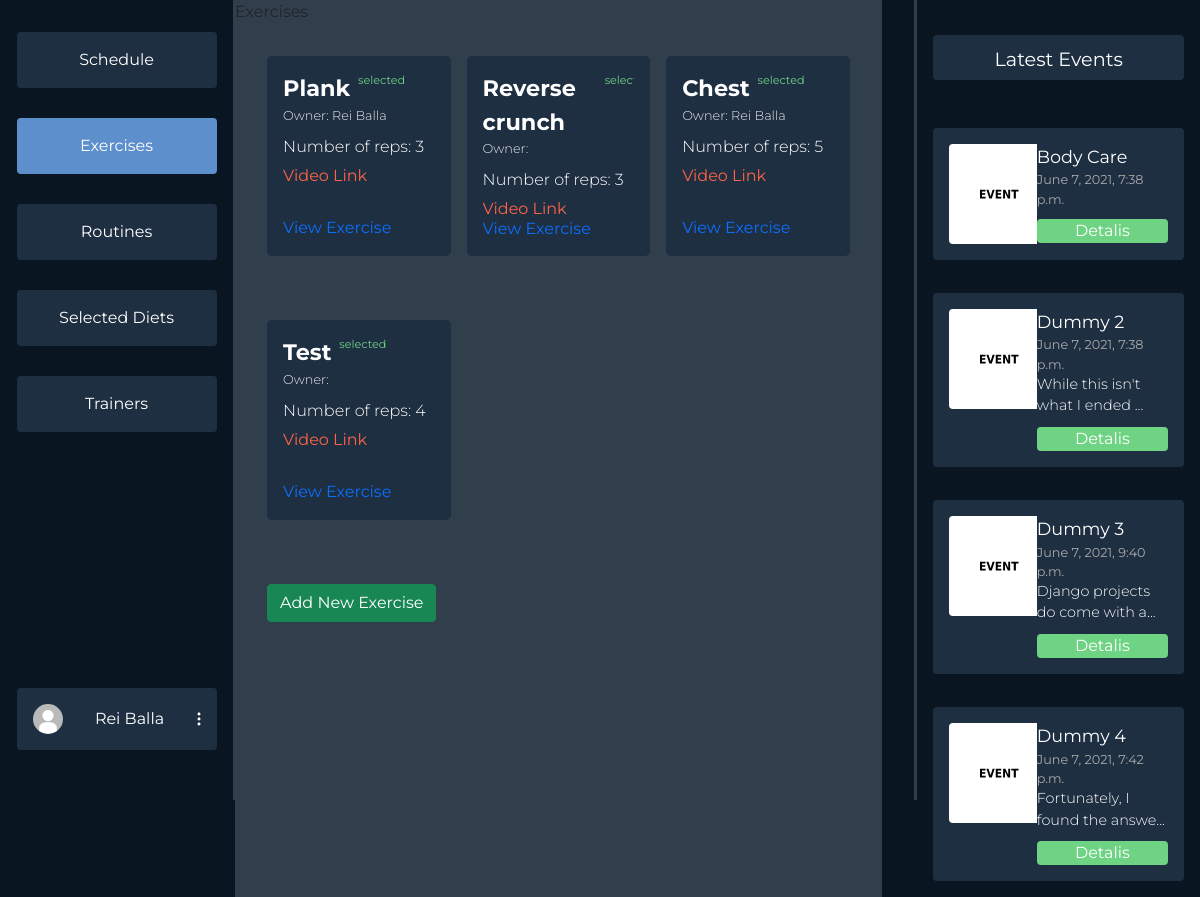
/dashboard/exercises/ (signed in), run on the app's committed database.
### users/models.py (models this page shows, shortened)
class Profile(models.Model):
    user = models.OneToOneField(User, on_delete=models.CASCADE)
    profile_photo = models.ImageField(
        upload_to='media/profiles/', default='profiles/default.jpg')
    height = models.FloatField(default=170.0)
    weight = models.FloatField(default=60.0)
    weight_goal = models.FloatField(default=70.0)
    GENDER_CHOICES = (('F', 'Female'), ('M', 'Male'), ('O', 'Other'))
    gender = models.CharField(
        max_length=9, choices=GENDER_CHOICES, default=GENDER_CHOICES[0])
    FREQUENCY = (
        ('3x', '3 Times a Week'),
        ('4x', '4 Times a Week'),
        ('5x', '5 Times a Week'),
        ('6x', '6 Times a Week'),
    )
    week_frequency = models.CharField(
        max_length=20, choices=FREQUENCY, default=FREQUENCY[0])
    profile_complete = models.BooleanField(default=False)
    selected_diets = models.ManyToManyField(DietPlan, blank=True)
    age = models.IntegerField(null=True)

### dashboards/models.py (models this page shows, shortened)
class Exercise(models.Model):
    owner = models.ForeignKey(User, on_delete=CASCADE,
                              related_name='%(class)s_username', null=True)
    selected_by = models.ManyToManyField(User)
    title = models.CharField(max_length=60, blank=True)
    reps = models.IntegerField(default=3, blank=True)
    desc = models.TextField(blank=True)
    link = models.CharField(max_length=300, blank=True)

class Event(models.Model):
    title = models.CharField(max_length=60, blank=True)
    date = models.DateTimeField(default=datetime.now(), blank=True)
    desc = models.TextField(blank=True)
    thumbnail = models.ImageField(
        upload_to='events/', default='events/default.jpg')

### dashboards/user_views.py (the view)
# urls.py: path('exercises/', user_views.exercises,
@login_required(login_url='login')
def exercises(request):
    events = Event.objects.all()[:4]
    exercises = Exercise.objects.all()
    context = {'options': EXERCISES_NAV,
               'events': events, 'exercises': exercises}
    return render(request, 'dashboards/user/exercises.html', context)

### dashboards/templates/dashboards/user/exercises.html (shortened to what this page needs)
{% extends 'dashboards/user/dashboard.html' %}
{% load static %}
{% block styles %}
<link rel="stylesheet" href="{% static 'css/dashboards/exercises.css' %}">
{% endblock styles %}
{% block middle %}
<div class="showing-where-you-are">
    Exercises
    </div>
<div class="exercises">
{% for exercise in exercises %}
    <div class="exercise-card">
        <div class="left-exercise-card">
            <div class="ex-header">
                <div class="exercise-title">{{exercise.title}}</div>
                {% if user in exercise.selected_by.all  %}
                <span class="">selected</span>
                {% endif %}
            </div>
            {% if exercise.owner.first_name and exercise.owner.last_name %}
            <div class="exercise-owner">Owner: {{exercise.owner.first_name}} {{exercise.owner.last_name}}</div>
            {% else %}
            <div class="exercise-owner">Owner: {{exercise.owner.username}}</div>
            {% endif %}
            <div class="exercise-reps">Number of reps: {{exercise.reps}}</div>
            <div class="exercise-link"><a href="{{exercise.link}}">Video Link</a></div>
        </div>
        <a href="{% url 'userdashboard-exercise-details' exercise.id %}">View Exercise</a>
    </div>
{% endfor %}
</div>
<div class="mt-3" style="margin-left: 2em;">
    <a class="btn btn-success" href="{% url 'create-exercise' %}">Add New Exercise</a>
</div>
{% endblock middle %}

### dashboards/templates/dashboards/user/dashboard.html (shortened to what this page needs)
{% load static %}
<html>
  <head>
    <link href="https://cdn.jsdelivr.net/npm/bootstrap@5.0.1/dist/css/bootstrap.min.css" rel="stylesheet">
    <link rel="stylesheet" href="{% static 'css/dashboards/main.css' %}">
    <link rel="stylesheet" href="https://cdn.jsdelivr.net/npm/bootstrap-select@1.13.14/dist/css/bootstrap-select.min.css">
    {% block styles %}
    {% endblock styles %}
  </head>
  <body>
  {% block content %}
  {% if user.is_authenticated %}
  <div class="mycontainer">
    <div class="navigation">
      <div class="nav-col">
        <div class="options">
          {% for key, item in options.items %}
            {% if item.isActive %}
            <a class="option-active" href="/dashboard/{{item.url}}">{{ item.name }}</a>
            {% else %}
            <a class="option" href="/dashboard/{{item.url}}">{{ item.name }}</a>
            {% endif %}
          {% endfor %}
        </div>
        <div class="profile-wrapper">
          <div class="user-btn">
            <div class="profile-pic"><img src="{{ user.profile.profile_photo.url }}" alt=""></div>
            {% if user.first_name %}
            <span>{{user.get_full_name}}</span>
            {% else %}
            <span>{{user.username}}</span>
            {% endif %}
            <div class="three-dot"><img src="{% static 'svg/3dots.svg' %}" alt=""></div>
          </div>
        </div>
      </div>
      <div class="divider"></div>
    </div>
    <div class="middle">
    {% block middle %}
    {% endblock middle %}
    </div>
    <div class="events-section">
      <div class="divider"></div>
      <div class="events">
        <div class="latest">
          Latest Events
        </div>
        <div class="items overflow-auto">
        {% for item in events %}
          <div class="event-item">
            <div class="event-item-left">
              <div class="event-thumb"><img src="{{item.thumbnail.url}}"></div>
            </div>
            <div class="event-item-right">
              <div class="title">{{item.title}}</div>
              <div class="date">{{item.date}}</div>
              {% if item.desc|length > 30 %}
                <div class="desc">{{item.desc|slice:":30"}}...</div>
              {% else %}
                <div class="desc">{{item.desc}}</div>
              {% endif %}
              <div class="details">Detalis</div>
            </div>
          </div>
        {% endfor %}
        </div>
      </div>
    </div>
  </div>
  {% endif %}
  {% endblock content %}
  </body>
<html>

### static/css/dashboards/main.css (style rules this page uses)
* { margin: 0; font-family: "Montserrat", sans-serif; overflow: hidden; }
body { background-color: #0a1522; }
.mycontainer { display: flex; flex-direction: row; justify-content: space-between; }
.navigation { width: 20vw; }
.nav-col { display: flex; flex-direction: column; align-items: flex-end; margin: 1em; }
.options { margin-left: 7em; display: flex; flex-direction: column; justify-content: space-between; margin-top: 1em; height: 400px; }
.option { background-color: #1f2f42; color: #fff; padding: 1em; padding-right: 1em; padding-left: 1em; width: 200px; text-align: center; border-radius: 4px; }
a { text-decoration: none; }
.option-active { background-color: #5c8fcc; color: #fff; padding: 1em; padding-right: 1em; padding-left: 1em; width: 200px; text-align: center; border-radius: 4px; }
.user-btn { background-color: #1f2f42; color: #fff; padding: 1em; padding-right: 1em; padding-left: 1em; width: 200px; text-align: center; border-radius: 4px; margin-top: 16em; display: flex; flex-direction: row; align-items: center; justify-content: space-between; }
.profile-pic img { height: 30px; border-radius: 50%; width: auto; }
.navigation { display: flex; flex-direction: row; }
.divider { background-color: #313e4c; width: 4px; height: 100vh; margin: 0; padding: 0; z-index: 10; }
.middle { margin-right: 2em; width: 55vw; background-color: #313e4c; }
.events-section { margin-right: 1em; width: 23vw; display: flex; flex-direction: row; }
.event-thumb img { width: 100px; height: auto; border-radius: 4px; }
.latest { margin-top: 1em; background-color: #1f2f42; color: white; border-radius: 4px; padding: 0.5em 1em 0.5em 1em; text-align: center; font-size: 1.2em; }
.events { margin-top: 1em; margin-left: 1em; display: flex; flex-direction: column; color: white; width: 100%; }
.items { height: 200px; max-height: 800px; margin-top: 2em; display: flex; flex-direction: column; justify-content: space-between; height: 100%; }
.event-item { background-color: #1f2f42; border-radius: 4px; padding: 1em; display: flex; flex-direction: row; margin: 1em 0 1em 0; }
.event-item-left { width: 40%; }
.event-item-right { width: 60%; }
.event-item-right .title { font-size: 1.1em; }
.event-item-right .date { font-size: 0.8em; color: rgb(170, 170, 170); }
.event-item-right .desc { font-weight: 300; font-size: 0.9em; }
.event-item-right .details { margin-top: 10px; background-color: #6ed383; border-radius: 4px; text-align: center; }

### static/css/dashboards/exercises.css (style rules this page uses)
.exercises { margin-top: 2em; display: grid; grid-template-columns: repeat(3, 1fr); gap: 1em; width: 100%; padding: 0 2em 0 2em; }
.exercise-card { padding: 1em; display: flex; flex-direction: column; align-items: flex-start; justify-content: space-between; color: white; min-height: 200px; max-height: 200px; border-radius: 5px; background-color: #1f2f42; margin-bottom: 3em; }
.left-exercise-card { flex-direction: column; align-items: flex-start; justify-content: space-between; }
.ex-header { display: flex; flex-direction: row; width: 100%; align-items: stretch; }
.ex-header > span { margin-left: 0.7em; font-size: 0.7em; color: #6ed383; }
.exercise-title { font-size: 1.4em; font-weight: bold; }
.exercise-owner { font-size: 0.8em; color: rgb(236, 234, 234); font-weight: 300; margin-bottom: 10px; }
.exercise-link { margin-top: 5px; }
.exercise-link a { color: tomato; }
.exercise-reps { font-size: 1em; font-weight: 300; }

### data on the page
Exercise: title "Plank", shows "selected", owner.first_name "Rei", owner.last_name "Balla", reps "3"
Exercise: title "Reverse crunch", shows "selected", reps "3"
Exercise: title "Chest", shows "selected", owner.first_name "Rei", owner.last_name "Balla", reps "5"
Exercise: title "Test", shows "selected", reps "4"
Event: thumbnail (placeholder picture), title "Body Care", date "June 7, 2021, 7:38 p.m."
Event: thumbnail (placeholder picture), title "Dummy 2", date "June 7, 2021, 7:38 p.m.", desc "While this isn't what I ended"
Event: thumbnail (placeholder picture), title "Dummy 3", date "June 7, 2021, 9:40 p.m.", desc "Django projects do come with a"
Event: thumbnail (placeholder picture), title "Dummy 4", date "June 7, 2021, 7:42 p.m.", desc "Fortunately, I found the answe"

### other printed values
{{ item.name }} "Schedule" "Routines" "Selected Diets" "Trainers"
{{ item.name }} "Exercises"
{{ user.get_full_name }} "Rei Balla"
